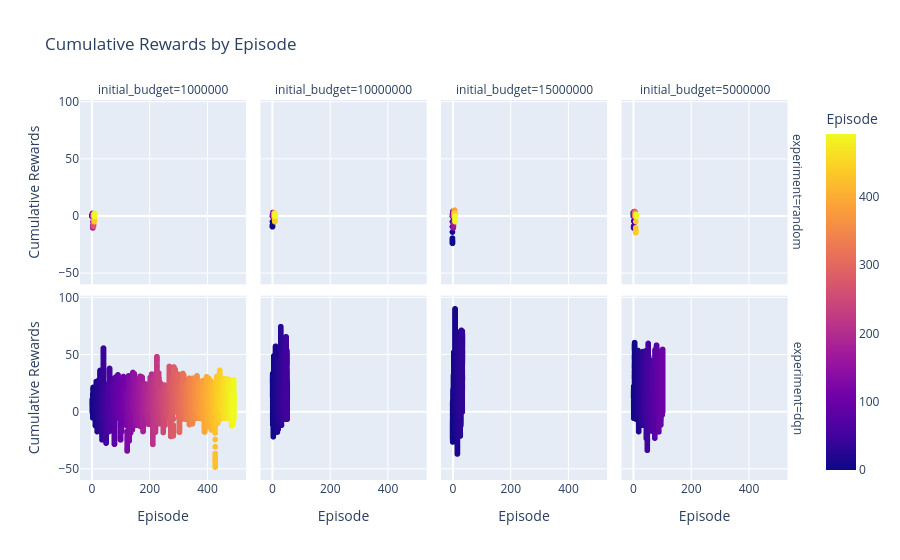

The code cell stored with this chart in its notebook:
### Code cell
import plotly.express as px

# Calculate the cumulative sum of rewards
data['cumulative_rewards'] = data.groupby(["experiment",'episodes', "initial_budget"])['rewards'].cumsum()

# Create a scatter plot
fig = px.scatter(data, x=data.episodes, y="cumulative_rewards", color="episodes",
                 title="Cumulative Rewards by Episode",
                 labels={"index": "Step", "cumulative_rewards": "Cumulative Rewards", "episodes": "Episode"}, 
                 facet_row="experiment", facet_col="initial_budget")
fig.show()

### Figure 1 — Plotly figure (JSON) as saved in the notebook; plotly's stock layout.template omitted (floating-point values rounded to 4 significant figures; data arrays with more than 128 entries replaced by an {"elided": "..."} marker saying what was removed)
{"data": [{"hovertemplate": "experiment=random<br>initial_budget=1000000<br>Episode=%{marker.color}<br>Cumulative Rewards=%{y}<extra></extra>", "legendgroup": "", "marker": {"color": {"elided": "382 int values"}, "coloraxis": "coloraxis", "symbol": "circle"}, "mode": "markers", "name": "", "showlegend": false, "type": "scattergl", "x": {"elided": "382 int values"}, "xaxis": "x5", "y": {"elided": "382 float values"}, "yaxis": "y5"}, {"hovertemplate": "experiment=random<br>initial_budget=10000000<br>Episode=%{marker.color}<br>Cumulative Rewards=%{y}<extra></extra>", "legendgroup": "", "marker": {"color": {"elided": "3891 int values"}, "coloraxis": "coloraxis", "symbol": "circle"}, "mode": "markers", "name": "", "showlegend": false, "type": "scattergl", "x": {"elided": "3891 int values"}, "xaxis": "x6", "y": {"elided": "3891 float values"}, "yaxis": "y6"}, {"hovertemplate": "experiment=random<br>initial_budget=15000000<br>Episode=%{marker.color}<br>Cumulative Rewards=%{y}<extra></extra>", "legendgroup": "", "marker": {"color": {"elided": "5841 int values"}, "coloraxis": "coloraxis", "symbol": "circle"}, "mode": "markers", "name": "", "showlegend": false, "type": "scattergl", "x": {"elided": "5841 int values"}, "xaxis": "x7", "y": {"elided": "5841 float values"}, "yaxis": "y7"}, {"hovertemplate": "experiment=random<br>initial_budget=5000000<br>Episode=%{marker.color}<br>Cumulative Rewards=%{y}<extra></extra>", "legendgroup": "", "marker": {"color": {"elided": "1917 int values"}, "coloraxis": "coloraxis", "symbol": "circle"}, "mode": "markers", "name": "", "showlegend": false, "type": "scattergl", "x": {"elided": "1917 int values"}, "xaxis": "x8", "y": {"elided": "1917 float values"}, "yaxis": "y8"}, {"hovertemplate": "experiment=dqn<br>initial_budget=1000000<br>Episode=%{marker.color}<br>Cumulative Rewards=%{y}<extra></extra>", "legendgroup": "", "marker": {"color": {"elided": "19969 int values"}, "coloraxis": "coloraxis", "symbol": "circle"}, "mode": "markers", "name": "", "showlegend": false, "type": "scattergl", "x": {"elided": "19969 int values"}, "xaxis": "x", "y": {"elided": "19969 float values"}, "yaxis": "y"}, {"hovertemplate": "experiment=dqn<br>initial_budget=10000000<br>Episode=%{marker.color}<br>Cumulative Rewards=%{y}<extra></extra>", "legendgroup": "", "marker": {"color": {"elided": "19684 int values"}, "coloraxis": "coloraxis", "symbol": "circle"}, "mode": "markers", "name": "", "showlegend": false, "type": "scattergl", "x": {"elided": "19684 int values"}, "xaxis": "x2", "y": {"elided": "19684 float values"}, "yaxis": "y2"}, {"hovertemplate": "experiment=dqn<br>initial_budget=15000000<br>Episode=%{marker.color}<br>Cumulative Rewards=%{y}<extra></extra>", "legendgroup": "", "marker": {"color": {"elided": "19446 int values"}, "coloraxis": "coloraxis", "symbol": "circle"}, "mode": "markers", "name": "", "showlegend": false, "type": "scattergl", "x": {"elided": "19446 int values"}, "xaxis": "x3", "y": {"elided": "19446 float values"}, "yaxis": "y3"}, {"hovertemplate": "experiment=dqn<br>initial_budget=5000000<br>Episode=%{marker.color}<br>Cumulative Rewards=%{y}<extra></extra>", "legendgroup": "", "marker": {"color": {"elided": "19865 int values"}, "coloraxis": "coloraxis", "symbol": "circle"}, "mode": "markers", "name": "", "showlegend": false, "type": "scattergl", "x": {"elided": "19865 int values"}, "xaxis": "x4", "y": {"elided": "19865 float values"}, "yaxis": "y4"}], "layout": {"annotations": [{"font": {}, "showarrow": false, "text": "initial_budget=1000000", "x": 0.115, "xanchor": "center", "xref": "paper", "y": 1, "yanchor": "bottom", "yref": "paper"}, {"font": {}, "showarrow": false, "text": "initial_budget=10000000", "x": 0.365, "xanchor": "center", "xref": "paper", "y": 1, "yanchor": "bottom", "yref": "paper"}, {"font": {}, "showarrow": false, "text": "initial_budget=15000000", "x": 0.615, "xanchor": "center", "xref": "paper", "y": 1, "yanchor": "bottom", "yref": "paper"}, {"font": {}, "showarrow": false, "text": "initial_budget=5000000", "x": 0.865, "xanchor": "center", "xref": "paper", "y": 1, "yanchor": "bottom", "yref": "paper"}, {"font": {}, "showarrow": false, "text": "experiment=dqn", "textangle": 90, "x": 0.98, "xanchor": "left", "xref": "paper", "y": 0.2425, "yanchor": "middle", "yref": "paper"}, {"font": {}, "showarrow": false, "text": "experiment=random", "textangle": 90, "x": 0.98, "xanchor": "left", "xref": "paper", "y": 0.7575, "yanchor": "middle", "yref": "paper"}], "coloraxis": {"colorbar": {"title": {"text": "Episode"}}, "colorscale": [[0, "#0d0887"], [0.1111, "#46039f"], [0.2222, "#7201a8"], [0.3333, "#9c179e"], [0.4444, "#bd3786"], [0.5556, "#d8576b"], [0.6667, "#ed7953"], [0.7778, "#fb9f3a"], [0.8889, "#fdca26"], [1, "#f0f921"]]}, "legend": {"tracegroupgap": 0}, "title": {"text": "Cumulative Rewards by Episode"}, "xaxis": {"anchor": "y", "domain": [0, 0.23], "title": {"text": "Episode"}}, "xaxis2": {"anchor": "y2", "domain": [0.25, 0.48], "matches": "x", "title": {"text": "Episode"}}, "xaxis3": {"anchor": "y3", "domain": [0.5, 0.73], "matches": "x", "title": {"text": "Episode"}}, "xaxis4": {"anchor": "y4", "domain": [0.75, 0.98], "matches": "x", "title": {"text": "Episode"}}, "xaxis5": {"anchor": "y5", "domain": [0, 0.23], "matches": "x", "showticklabels": false}, "xaxis6": {"anchor": "y6", "domain": [0.25, 0.48], "matches": "x", "showticklabels": false}, "xaxis7": {"anchor": "y7", "domain": [0.5, 0.73], "matches": "x", "showticklabels": false}, "xaxis8": {"anchor": "y8", "domain": [0.75, 0.98], "matches": "x", "showticklabels": false}, "yaxis": {"anchor": "x", "domain": [0, 0.485], "title": {"text": "Cumulative Rewards"}}, "yaxis2": {"anchor": "x2", "domain": [0, 0.485], "matches": "y", "showticklabels": false}, "yaxis3": {"anchor": "x3", "domain": [0, 0.485], "matches": "y", "showticklabels": false}, "yaxis4": {"anchor": "x4", "domain": [0, 0.485], "matches": "y", "showticklabels": false}, "yaxis5": {"anchor": "x5", "domain": [0.515, 1], "matches": "y", "title": {"text": "Cumulative Rewards"}}, "yaxis6": {"anchor": "x6", "domain": [0.515, 1], "matches": "y", "showticklabels": false}, "yaxis7": {"anchor": "x7", "domain": [0.515, 1], "matches": "y", "showticklabels": false}, "yaxis8": {"anchor": "x8", "domain": [0.515, 1], "matches": "y", "showticklabels": false}}}
